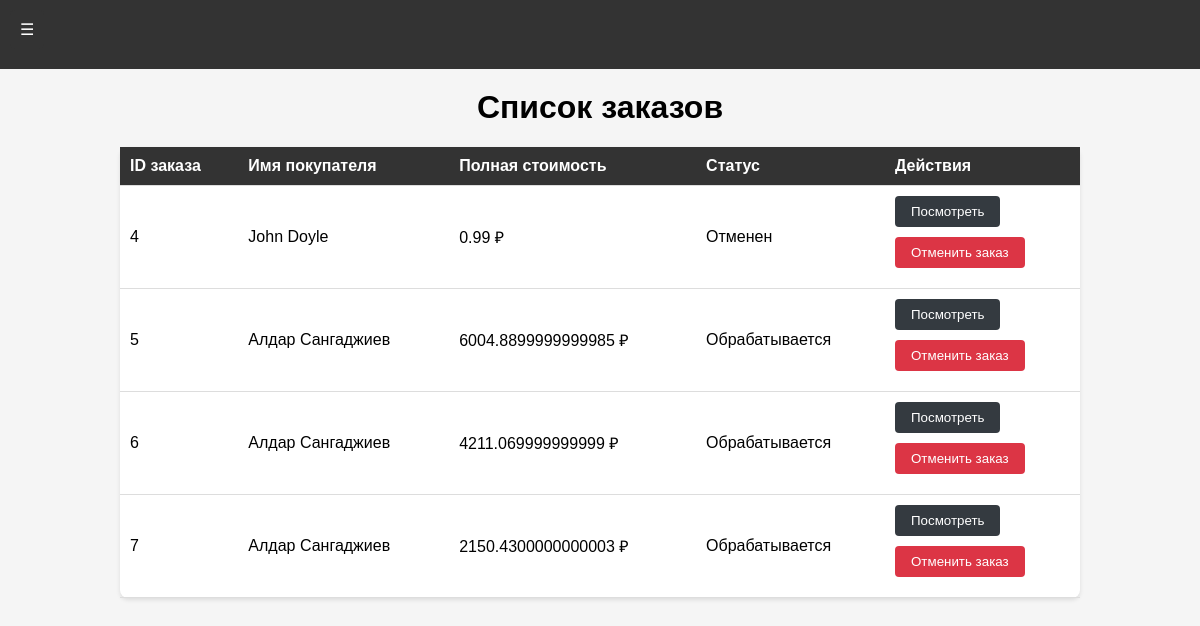
The page /orders (signed in) on the database as committed earlier.
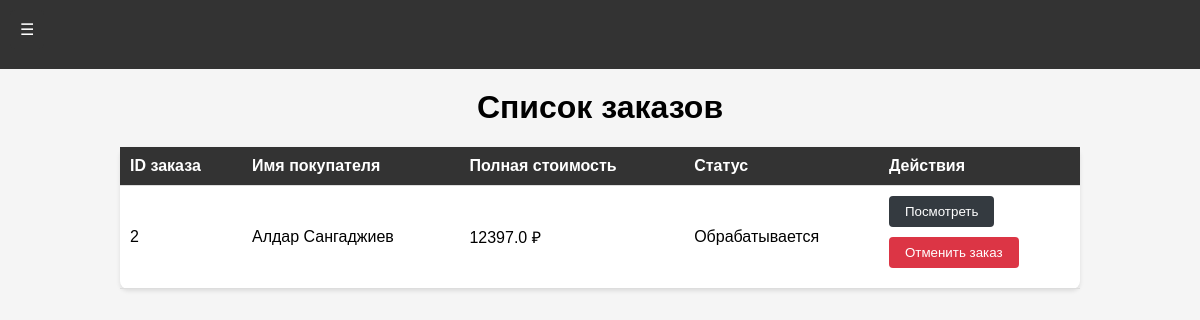
The same page on the database as committed later.
### app/models.py (models this page shows)
class Order(db.Model):
    id = db.Column(db.Integer, primary_key=True)
    user_id = db.Column(db.Integer, db.ForeignKey('user.id'), nullable=False)
    customer_name = db.Column(db.String(100), nullable=False)
    customer_address = db.Column(db.Text, nullable=False)
    payment_method = db.Column(db.String(50), nullable=False)
    created_at = db.Column(db.DateTime, default=db.func.now())
    status = db.Column(db.String(50), default='Обрабатывается')
    order_items = db.relationship('OrderItem', backref='order', lazy='dynamic')
    user = db.relationship('User', back_populates='orders')
    @property
    def total_amount(self):
        total = 0
        for item in self.order_items:
            total += item.product.price
        return total

class Product(db.Model):
    id = db.Column(db.Integer, primary_key=True)
    name = db.Column(db.String(100), nullable=False)
    description = db.Column(db.Text, nullable=False)
    price = db.Column(db.Float, nullable=False)
    category_id = db.Column(db.Integer, db.ForeignKey('category.id'), nullable=False)
    category = db.relationship('Category', backref=db.backref('products', lazy='dynamic'))
    brand_id = db.Column(db.Integer, db.ForeignKey('brand.id'), nullable=False)
    brand = db.relationship('Brand', backref=db.backref('products', lazy='dynamic'))
    image = db.Column(db.String(100), nullable=False)

### app/routes.py (the view)
@app.route('/orders')
@login_required
def order_list():
    cart_count = len(session.get('cart', []))
    orders = current_user.orders  # Получаем заказы текущего пользователя
    role = False
    if current_user.role == 'admin':
        orders = Order.query.all()
        role = True
    return render_template('order_list.html', orders=orders, cart_count=cart_count, role=role)

### app/routes.py (called while the page is built)
@login_manager.user_loader
def load_user(user_id):
    return User.query.get(int(user_id))

### app/templates/order_list.html (shortened to what this page needs)
<!DOCTYPE html>
<html lang="ru">
<head>
    <link rel="stylesheet" href="{{ url_for('static', filename='css/styles.css') }}">
</head>
<body>
    <nav>
       <div class="dropdown">
           <button class="dropbtn">&#9776;</button>
       </div>
   </nav>
    <h1>Список заказов {% if role %}для админа{% endif %}</h1>
    <table>
        <thead>
        <tr>
            <th>ID заказа</th>
            <th>Имя покупателя</th>
            <th>Полная стоимость</th>
            <th>Статус</th>
            <th>Действия</th>
        </tr>
        </thead>
        <tbody>
        {% for order in orders %}
        <tr>
            <td>{{ order.id }}</td>
            <td>{{ order.customer_name }}</td>
            <td>{{ order.total_amount }} ₽</td>
            <td>{{ order.status }}</td>
            <td>
                <form action="{{ url_for('order_details', order_id=order.id) }}" method="get">
                    <button type="submit" class="btn-primary">Посмотреть</button>
                </form>
                <form action="{{ url_for('cancel_order', order_id=order.id) }}" method="post">
                    <button type="submit" class="btn-danger">Отменить заказ</button>
                </form>
            </td>
        </tr>
        {% endfor %}
        </tbody>
    </table>
</body>
</html>

### app/static/css/styles.css (style rules this page uses)
body { font-family: Arial, sans-serif; margin: 0; padding: 0; background-color: #f5f5f5; }
nav { background-color: #333; color: #fff; padding: 10px; }
h1 { text-align: center; }
table { width: 80%; margin: 0 auto; border-collapse: collapse; background-color: #fff; border-radius: 8px; box-shadow: 0 2px 4px rgba(0, 0, 0, 0.1); }
th, td { padding: 10px; border-bottom: 1px solid #ddd; }
th { background-color: #333; color: #fff; text-align: left; }
th:first-child, td:first-child { border-left: none; }
th:last-child, td:last-child { border-right: none; }
button { padding: 5px 10px; border: none; border-radius: 5px; background-color: #4CAF50; color: white; cursor: pointer; }
.btn-danger { background-color: #dc3545; color: #fff; padding: 8px 16px; border: none; border-radius: 4px; cursor: pointer; text-decoration: none; transition: background-color 0.3s; }
html { box-sizing: border-box; -webkit-font-smoothing: antialiased; }
.dropdown { position: relative; display: inline-block; }
.dropbtn { background-color: #333; color: white; padding: 10px; font-size: 16px; border: none; cursor: pointer; }
h1 { text-align: center; margin-top: 20px; }

### app/templates/order_list.html (style rules this page uses)
body { font-family: Arial, sans-serif; margin: 0; padding: 0; background-color: #f5f5f5; }
nav { background-color: #333; color: #fff; padding: 10px; }
h1 { text-align: center; margin-top: 20px; }
button { margin-bottom: 10px; }
.btn-primary { background-color: #343a40; color: #fff; padding: 8px 16px; border: none; border-radius: 4px; cursor: pointer; text-decoration: none; transition: background-color 0.3s; }

Rows that differ between the two databases and show on the page:
removed Order: id "4", customer_name "John Doyle", total_amount "0.99", status "Отменен"
removed Order: id "5", customer_name "Алдар Сангаджиев", total_amount "6004.8899999999985", status "Обрабатывается"
removed Order: id "6", customer_name "Алдар Сангаджиев", total_amount "4211.069999999999", status "Обрабатывается"
removed Order: id "7", customer_name "Алдар Сангаджиев", total_amount "2150.4300000000003", status "Обрабатывается"
now on this page (row edited): Order: id "2", customer_name "Алдар Сангаджиев", total_amount "12397.0", status "Обрабатывается"
